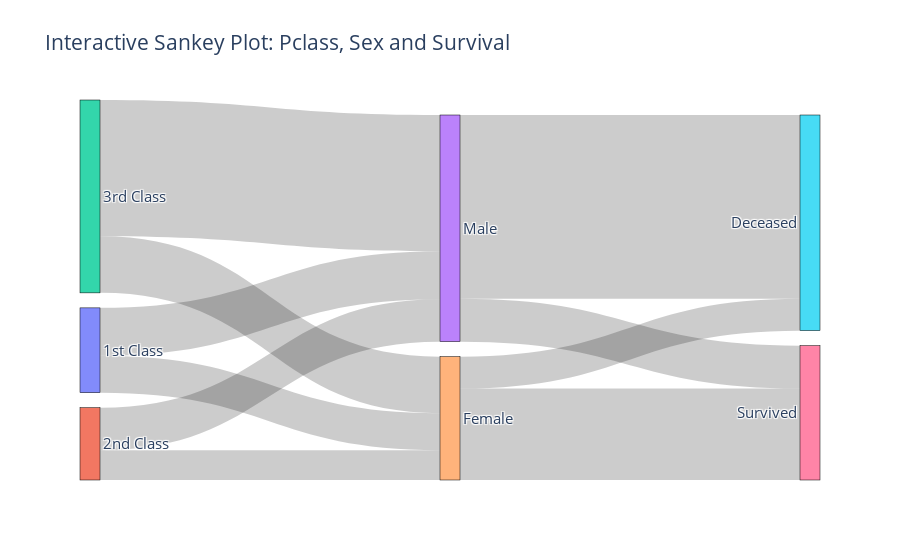

Source (notebook cell):
### Markdown cell above
## Дополнительно
----

Сделаем `Sankey Diagram` распределения мужчин и женщин по классам и по выживанию

### Code cell
# импортируем библиотеку
import plotly.graph_objects as go

# убираем пропущенные данные
data = df.dropna(subset=['Survived'])

# cоздаем списки для sources, targets и values
labels = ['1st Class', '2nd Class', '3rd Class',
          'Male', 'Female', 
          'Deceased', 'Survived']

sources = [3, 4, 3, 4, 0, 0, 1, 1, 2, 2]
targets = [6, 6, 5, 5, 3, 4, 3, 4, 3, 4]
values = [
    data[(data['Survived'] == 1) & (data['Sex'] == 'male')].shape[0],
    data[(data['Survived'] == 1) & (data['Sex'] == 'female')].shape[0],
    
    data[(data['Survived'] == 0) & (data['Sex'] == 'male')].shape[0],
    data[(data['Survived'] == 0) & (data['Sex'] == 'female')].shape[0],

    data[(data['Pclass'] == 1) & (data['Sex'] == 'male')].shape[0],
    data[(data['Pclass'] == 1) & (data['Sex'] == 'female')].shape[0],

    data[(data['Pclass'] == 2) & (data['Sex'] == 'male')].shape[0],
    data[(data['Pclass'] == 2) & (data['Sex'] == 'female')].shape[0],
    
    data[(data['Pclass'] == 3) & (data['Sex'] == 'male')].shape[0],
    data[(data['Pclass'] == 3) & (data['Sex'] == 'female')].shape[0],
    
]

# создание графика
fig = go.Figure(data=[go.Sankey(
    node=dict(
        pad=15,
        thickness=20,
        line=dict(color="black", width=0.5),
        label=labels,
    ),
    link=dict(
        source=sources,
        target=targets,
        value=values
    ))])

fig.update_layout(title_text="Interactive Sankey Plot: Pclass, Sex and Survival",
                  font_size=15)
fig.show()

### Figure 1 — Plotly figure (JSON) as saved in the notebook; plotly's stock layout.template omitted (floating-point values rounded to 4 significant figures)
{"data": [{"link": {"source": [3, 4, 3, 4, 0, 0, 1, 1, 2, 2], "target": [6, 6, 5, 5, 3, 4, 3, 4, 3, 4], "value": [109, 233, 468, 81, 122, 94, 108, 76, 347, 144]}, "node": {"label": ["1st Class", "2nd Class", "3rd Class", "Male", "Female", "Deceased", "Survived"], "line": {"color": "black", "width": 0.5}, "pad": 15, "thickness": 20}, "type": "sankey"}], "layout": {"font": {"size": 15}, "title": {"text": "Interactive Sankey Plot: Pclass, Sex and Survival"}}}
